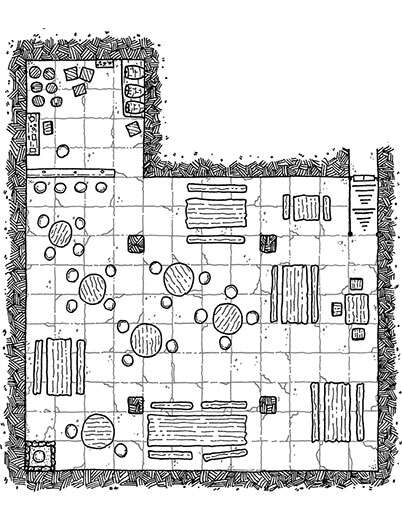
#> input picture RollGrid_backend/data/maps/2c15b52c-358f-4b7d-80b1-fde9bb4370b1/casa-simple.jpg, 402 x 520 px
$ python save_detection.py --image data/maps/2c15b52c-358f-4b7d-80b1-fde9bb4370b1/casa-simple.jpg
#> lines starting #> are read from the running program, lines starting #| are printed output that depends on the picture; after the words box and inside, x2 and y2 are one past the last pixel; in counts of white or black regions, pixels touching at a corner belong together
### RollGrid_backend/app/services/grid_utils.py
import cv2
import numpy as np

def _cluster_1d(vals, tol_px):
    if len(vals) == 0:
        return []
    vals = np.sort(np.asarray(vals))
    clusters = [[vals[0]]]
    for v in vals[1:]:
        if abs(v - clusters[-1][-1]) <= tol_px:
            clusters[-1].append(v)
        else:
            clusters.append([v])
    return [int(np.median(c)) for c in clusters]

def _grid_lines(gray):
    h, w = gray.shape[:2]
    clahe = cv2.createCLAHE(clipLimit=2.0, tileGridSize=(8,8))
    eq = clahe.apply(gray)
    thr = cv2.adaptiveThreshold(eq, 255, cv2.ADAPTIVE_THRESH_MEAN_C, cv2.THRESH_BINARY_INV, 15, 2)
    vk = max(10, h // 100)
    hk = max(10, w // 100)
    vert_kernel = cv2.getStructuringElement(cv2.MORPH_RECT, (1, vk))
    horz_kernel = cv2.getStructuringElement(cv2.MORPH_RECT, (hk, 1))
    vert_lines = cv2.morphologyEx(thr, cv2.MORPH_OPEN, vert_kernel, iterations=1)
    horz_lines = cv2.morphologyEx(thr, cv2.MORPH_OPEN, horz_kernel, iterations=1)
    proj_v = vert_lines.sum(axis=0)
    proj_h = horz_lines.sum(axis=1)
    xs = list(np.where(proj_v > 0.6 * proj_v.max())[0])
    ys = list(np.where(proj_h > 0.6 * proj_h.max())[0])
    tol = int(0.01 * max(w, h)) + 3
    xs = _cluster_1d(xs, tol)
    ys = _cluster_1d(ys, tol)
    return sorted(xs), sorted(ys)

# [9 lines left out: function _draw_overlay, not called in this run]

def extraer_info_cuadricula(imagen_path: str, return_overlay: bool=False):
    gray = cv2.imread(imagen_path, cv2.IMREAD_GRAYSCALE)
    if gray is None:
        return None
    h, w = gray.shape[:2]
    xs, ys = _grid_lines(gray)
    if len(xs) < 2 or len(ys) < 2:
        return None
    dx = np.diff(np.array(xs))
    dy = np.diff(np.array(ys))
    cell_w = int(np.median(dx))
    cell_h = int(np.median(dy))
    offx = int(xs[0])
    offy = int(ys[0])
    cols = max(int(round((w - offx) / max(1, cell_w))), 1)
    rows = max(int(round((h - offy) / max(1, cell_h))), 1)
    res = {
        "rows": rows,
        "cols": cols,
        "cellWidth": cell_w,
        "cellHeight": cell_h,
        "offsetX": offx,
        "offsetY": offy,
        "linesX": xs,
        "linesY": ys,
    }
    if return_overlay:
        res["overlay_png"] = _draw_overlay(gray, xs, ys)
    return res

### RollGrid_backend/app/services/map_processor.py
import os
from pathlib import Path
import torch
import cv2
import numpy as np
from detectron2.config import get_cfg
from detectron2.engine import DefaultPredictor
from detectron2 import model_zoo

ROOT = Path(__file__).resolve().parents[2]
MODEL_PATH = os.getenv("RG_MODEL_WEIGHTS", str(ROOT / "models" / "mask_rcnn_model.pth"))

CLASSES = [
    "mesa", "puerta", "escalera", "armario", "casa",
    "cama", "libreria", "barriles", "barril", "cofre",
    "escaleras", "caja", "tienda_de_tela", "saco"
]

def cargar_predictor():
    if not os.path.isfile(MODEL_PATH):
        raise FileNotFoundError(f"No se encontró el checkpoint del modelo: {MODEL_PATH}")

    cfg = get_cfg()

    cfg.merge_from_file(model_zoo.get_config_file("COCO-InstanceSegmentation/mask_rcnn_R_50_FPN_3x.yaml"))


    cfg.MODEL.ROI_HEADS.NUM_CLASSES = len(CLASSES)


    cfg.MODEL.WEIGHTS = MODEL_PATH

    cfg.MODEL.ROI_HEADS.SCORE_THRESH_TEST = 0.3


    cfg.MODEL.DEVICE = "cuda" if torch.cuda.is_available() else "cpu"
    print(f"[OBJ] Cargando pesos: {cfg.MODEL.WEIGHTS} | device={cfg.MODEL.DEVICE}")
    return DefaultPredictor(cfg)


_predictor = None
def _get_predictor():
    global _predictor
    if _predictor is None:
        _predictor = cargar_predictor()
    return _predictor

def analizar_objetos(imagen_path: str) -> list:
    image = cv2.imread(imagen_path)
    if image is None:
        raise ValueError(f"No se pudo cargar la imagen desde {imagen_path}")

    predictor = _get_predictor()
    outputs = predictor(image)

    inst = outputs["instances"].to("cpu")
    boxes = inst.pred_boxes.tensor.numpy() if inst.has("pred_boxes") else np.zeros((0, 4))
    classes = inst.pred_classes.numpy() if inst.has("pred_classes") else np.zeros((0,), dtype=int)
    scores = inst.scores.numpy() if inst.has("scores") else np.zeros((len(classes),), dtype=float)

    masks = []
    if inst.has("pred_masks"):
        pm = inst.pred_masks.numpy()  # [N, H, W] bool

        for m in pm:
            masks.append(m.astype(np.uint8).tolist())
    else:
        masks = [None] * len(classes)

    resultados = []
    for i in range(len(classes)):
        x1, y1, x2, y2 = boxes[i].tolist()
        cx = int((x1 + x2) / 2)
        cy = int((y1 + y2) / 2)
        class_id = int(classes[i])
        label = CLASSES[class_id] if 0 <= class_id < len(CLASSES) else f"cls_{class_id}"
        score = float(scores[i])


        resultados.append({

            "tipo": label,
            "posicion": {"x": cx, "y": cy},
            "visible": True,


            "label": label,
            "score": score,
            "bbox": [int(x1), int(y1), int(x2), int(y2)],
            "mask": masks[i]
        })

    return resultados

### RollGrid_backend/scripts/save_detection.py
import argparse, json, os
from typing import List, Dict, Any, Optional
import cv2, numpy as np, tkinter as tk
from tkinter import filedialog
import sys, pathlib

ROOT = pathlib.Path(__file__).resolve().parents[1]
os.chdir(ROOT)
if str(ROOT) not in sys.path:
    sys.path.insert(0, str(ROOT))

from app.services.grid_utils import extraer_info_cuadricula
from app.services.map_processor import analizar_objetos

# [5 lines left out: function draw_title_strip, not called in this run]

def overlay_grid(image_bgr: np.ndarray, grid: Dict[str, Any], color=(0, 165, 255)) -> np.ndarray:
    img = image_bgr.copy()
    origin = grid.get("origin") or grid.get("origen") or [0, 0]
    cell = grid.get("cell_size") or grid.get("cellSize") or [32, 32]
    rows = int(grid.get("rows") or grid.get("filas") or 0)
    cols = int(grid.get("cols") or grid.get("columnas") or 0)
    ox, oy = int(origin[0]), int(origin[1])
    cw, ch = int(cell[0]), int(cell[1])
    h, w = img.shape[:2]
    for c in range(cols + 1):
        x = ox + c * cw
        if 0 <= x < w:
            cv2.line(img, (x, 0), (x, h), color, 1, cv2.LINE_AA)
    for r in range(rows + 1):
        y = oy + r * ch
        if 0 <= y < h:
            cv2.line(img, (0, y), (w, y), color, 1, cv2.LINE_AA)
    cv2.circle(img, (ox, oy), 4, (0, 0, 255), -1)
    return img

# [32 lines left out: functions overlay_detections, hstack_equal_height, not called in this run]

def load_image(path: str) -> np.ndarray:
    img = cv2.imread(path, cv2.IMREAD_COLOR)
    if img is None:
        raise FileNotFoundError(f"No se pudo abrir la imagen: {path}")
    return img

# [5 lines left out: function pick_image, not called in this run]

def pick_dir() -> Optional[str]:
    root = tk.Tk(); root.withdraw()
    d = filedialog.askdirectory(title="Selecciona carpeta de salida")
    root.destroy()
    return d or None

def run_pipeline(image_path: str, output_path: str, grid_json: Optional[str], dets_json: Optional[str], grid_img: Optional[str], objects_img: Optional[str]) -> Dict[str, Any]:
    os.makedirs(os.path.dirname(output_path) or ".", exist_ok=True)
    orig = load_image(image_path)
    if grid_img:
        cuads = load_image(grid_img)
        grid_info = {}
    else:
        if grid_json and os.path.exists(grid_json):
            with open(grid_json, "r", encoding="utf-8") as f:
                grid = json.load(f)
        else:
            grid = extraer_info_cuadricula(image_path)
        if not grid:
            raise RuntimeError("No se pudo detectar la cuadrícula")
        if "origin" not in grid and "origen" not in grid:
            grid["origin"] = [int(grid["offsetX"]), int(grid["offsetY"])]
        if "cell_size" not in grid and "cellSize" not in grid:
            grid["cell_size"] = [int(grid["cellWidth"]), int(grid["cellHeight"])]
        cuads = overlay_grid(orig, grid)
        grid_info = grid
    if objects_img:
        objs = load_image(objects_img)
        detections = []
    else:
        if dets_json and os.path.exists(dets_json):
            with open(dets_json, "r", encoding="utf-8") as f:
                detections = json.load(f)
        else:
            detections = analizar_objetos(image_path) or []
        objs = overlay_detections(orig, detections)
    base_name, _ = os.path.splitext(output_path)
    grid_out = f"{base_name}_rejilla.png"
    objects_out = f"{base_name}_objetos.png"
    cv2.imwrite(grid_out, draw_title_strip(cuads, "Rejilla"))
    cv2.imwrite(objects_out, draw_title_strip(objs, "Objetos"))
    return {
        "image": image_path,
        "outputs": {
            "grid_image": grid_out,
            "objects_image": objects_out
        },
        "grid_summary": {
            "origin": (grid_info.get("origin") or grid_info.get("origen")) if grid_info else None,
            "cell_size": (grid_info.get("cell_size") or grid_info.get("cellSize")) if grid_info else None,
            "rows": (grid_info.get("rows") or grid_info.get("filas")) if grid_info else None,
            "cols": (grid_info.get("cols") or grid_info.get("columnas")) if grid_info else None,
        },
        "num_detections": len(detections) if isinstance(detections, list) else 0,
        "used_grid_image": bool(grid_img),
        "used_objects_image": bool(objects_img)
    }

def main():
    parser = argparse.ArgumentParser(description="Original | Cuadrícula | Objetos")
    parser.add_argument("--image", default=None)
    parser.add_argument("--output", default=None)
    parser.add_argument("--grid-json", default=None)
    parser.add_argument("--detections-json", default=None)
    parser.add_argument("--grid-img", default=None)
    parser.add_argument("--objects-img", default=None)
    args = parser.parse_args()
    image_path = args.image or pick_image()
    if not image_path:
        print(json.dumps({"error": "No se seleccionó imagen"}, ensure_ascii=False))
        return
    output_path = args.output
    if not output_path:
        out_dir = pick_dir()
#> the answer given: data/maps/2c15b52c-358f-4b7d-80b1-fde9bb4370b1
        if not out_dir:
            print(json.dumps({"error": "No se seleccionó carpeta de salida"}, ensure_ascii=False))
            return
        name, _ = os.path.splitext(os.path.basename(image_path))
        output_path = os.path.join(out_dir, f"{name}_resumen.png")
    info = run_pipeline(
        image_path,
        output_path,
        args.grid_json,
        args.detections_json,
        args.grid_img,
        args.objects_img
    )
#> in load_image, img is the input picture: shape (520, 402, 3); min 0, max 255, mean 213.2
#> in _grid_lines, `eq = clahe.apply(gray)`:
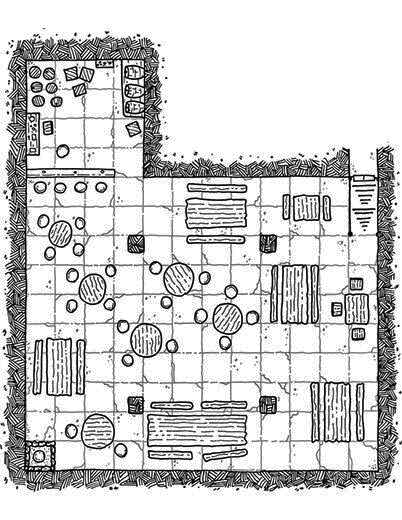
#> eq: shape (520, 402); min 2, max 255, mean 206.9
#> in _grid_lines, `thr = cv2.adaptiveThreshold(eq, 255, cv2.ADAPTIVE_THRESH_MEAN_C, cv2.T..`:
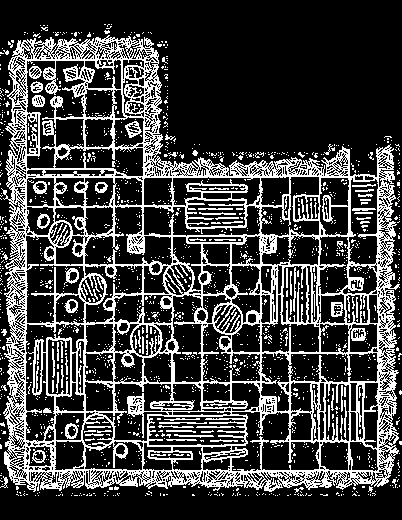
#> thr: shape (520, 402); 25.1% white in thin lines or dots
#> in _grid_lines, `vert_lines = cv2.morphologyEx(thr, cv2.MORPH_OPEN, vert_kernel, iterat..`:
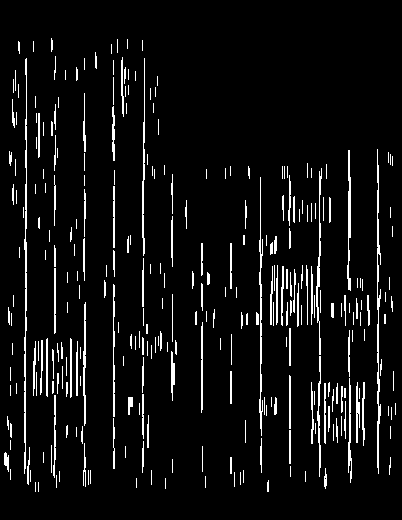
#> vert_lines: shape (520, 402); 6.2% white in thin lines or dots, all inside (x1, y1, x2, y2) = (4, 38, 396, 492)
#> in _grid_lines, `horz_lines = cv2.morphologyEx(thr, cv2.MORPH_OPEN, horz_kernel, iterat..`:
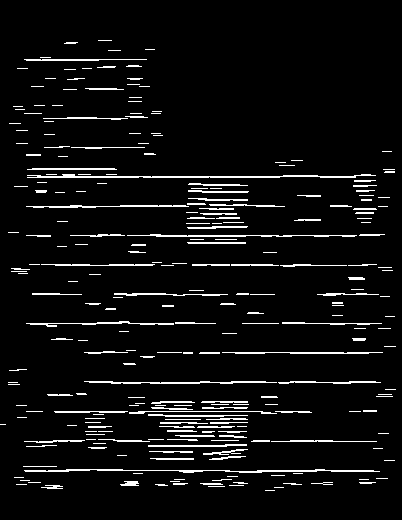
#> horz_lines: shape (520, 402); 5.7% white in thin lines or dots, all inside (x1, y1, x2, y2) = (0, 40, 396, 491)
#> in _grid_lines, `proj_v = vert_lines.sum(axis=0)`: proj_v = 402 values, max 91545 at index 113, min 0 at index 0, mean 8275.4
#> in _grid_lines, `proj_h = horz_lines.sum(axis=1)`: proj_h = 520 values, max 82875 at index 235, min 0 at index 0, mean 5862.1
#> in _grid_lines, `xs = list(np.where(proj_v > 0.6 * proj_v.max())[0])`: xs = [25, 26, 54, 55, 84, 113, 114, 143, 260, 290, 319, 349, 377, 378]
#> in _grid_lines, `ys = list(np.where(proj_h > 0.6 * proj_h.max())[0])`: ys = [176, 177, 206, 235, 264, 265, 294, 323, 352, 382, 411, 441, 470, 471]
#> in _cluster_1d, `vals = np.sort(np.asarray(vals))`: vals has the same summary as xs in _grid_lines
#> in _cluster_1d, `clusters = [[vals[0]]]`: clusters = [[25]]
#> the loop in _cluster_1d, `for v in vals[1:]:` made 13 passes
#> v on passes 1 to 12: 26, 54, 55, 84, 113, 114, 143, 260, 290, 319, 349, 377
#> after the loop in _cluster_1d, `for v in vals[1:]:`: clusters = [[25, 26], [54, 55], [84], [113, 114], [143], [260], [290], [319], [349], [377, 378]]
#> in _grid_lines, `xs = _cluster_1d(xs, tol)`: xs = [25, 54, 84, 113, 143, 260, 290, 319, 349, 377]
#> the loop in _cluster_1d (call 2), `for v in vals[1:]:` made 13 passes
#> v on passes 1 to 12: 177, 206, 235, 264, 265, 294, 323, 352, 382, 411, 441, 470
#> in _grid_lines, `ys = _cluster_1d(ys, tol)`: ys = [176, 206, 235, 264, 294, 323, 352, 382, 411, 441, 470]
#> in extraer_info_cuadricula, `xs, ys = _grid_lines(gray)`: xs = [25, 54, 84, 113, 143, 260, 290, 319, 349, 377]
#> in extraer_info_cuadricula, `dx = np.diff(np.array(xs))`: dx = [29, 30, 29, 30, 117, 30, 29, 30, 28]
#> in extraer_info_cuadricula, `dy = np.diff(np.array(ys))`: dy = [30, 29, 29, 30, 29, 29, 30, 29, 30, 29]
#> in extraer_info_cuadricula, `cell_w = int(np.median(dx))`: cell_w = 30
#> in extraer_info_cuadricula, `cell_h = int(np.median(dy))`: cell_h = 29
#> in extraer_info_cuadricula, `offx = int(xs[0])`: offx = 25
#> in extraer_info_cuadricula, `offy = int(ys[0])`: offy = 176
#> in extraer_info_cuadricula, `cols = max(int(round((w - offx) / max(1, cell_w))), 1)`: cols = 13
#> in extraer_info_cuadricula, `rows = max(int(round((h - offy) / max(1, cell_h))), 1)`: rows = 12
#> in extraer_info_cuadricula, `res = { "rows": rows, "cols": cols, "cellWidth": cell_w, "cellHeight":..`: res = {'rows': 12, 'cols': 13, 'cellWidth': 30, 'cellHeight': 29, 'offsetX': 25, 'offsetY': 176, 'linesX': [25, 54, 84, 113, 143, 260, 290, 319, 349, 377], 'linesY': [176, 206, 235, 264, 294, 323, 352, 382, 411, 441, 470]}
#> in run_pipeline, `grid = extraer_info_cuadricula(image_path)`: grid has the same summary as res in extraer_info_cuadricula
#> in overlay_grid, `origin = grid.get("origin") or grid.get("origen") or [0, 0]`: origin = [25, 176]
#> in overlay_grid, `cell = grid.get("cell_size") or grid.get("cellSize") or [32, 32]`: cell = [30, 29]
#> in overlay_grid, `rows = int(grid.get("rows") or grid.get("filas") or 0)`: rows = 12
#> in overlay_grid, `cols = int(grid.get("cols") or grid.get("columnas") or 0)`: cols = 13
#> in overlay_grid, `ox, oy = int(origin[0]), int(origin[1])`: ox = 25; oy = 176
#> in overlay_grid, `cw, ch = int(cell[0]), int(cell[1])`: cw = 30; ch = 29
#> the loop in overlay_grid, `for c in range(cols + 1):` made 14 passes
#> x on passes 1 to 12: 25, 55, 85, 115, 145, 175, 205, 235, 265, 295, 325, 355
#> after the loop in overlay_grid, `for c in range(cols + 1):`:
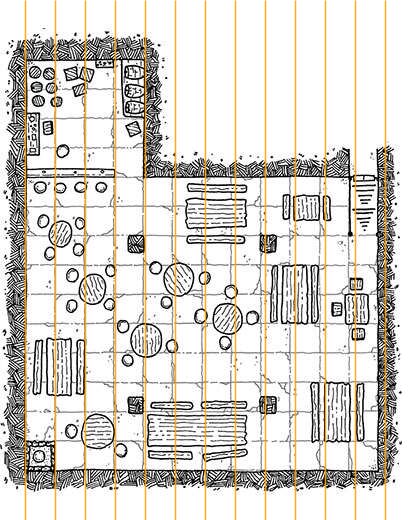
#> img: shape (520, 402, 3); 9.7% of pixels changed, all inside (x1, y1, x2, y2) = (24, 0, 387, 520)
#> the loop in overlay_grid, `for r in range(rows + 1):` made 13 passes
#> y on passes 1 to 12: 176, 205, 234, 263, 292, 321, 350, 379, 408, 437, 466, 495
#> after the loop in overlay_grid, `for r in range(rows + 1):`:
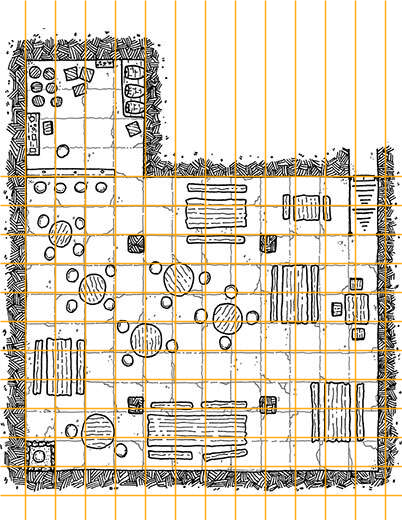
#> img: shape (520, 402, 3); 6.92% of pixels changed, all inside (x1, y1, x2, y2) = (0, 175, 402, 497)
#> in overlay_grid, `cv2.circle(img, (ox, oy), 4, (0, 0, 255), -1)`: img: shape (520, 402, 3); 0.02% of pixels changed, all inside (x1, y1, x2, y2) = (21, 172, 30, 181)
#> in run_pipeline, `grid_info = grid`: grid_info = 10 items
    print(json.dumps(info, ensure_ascii=False, indent=2))

if __name__ == "__main__":
#> (the run stopped early here; a loop or call above may not have finished)
